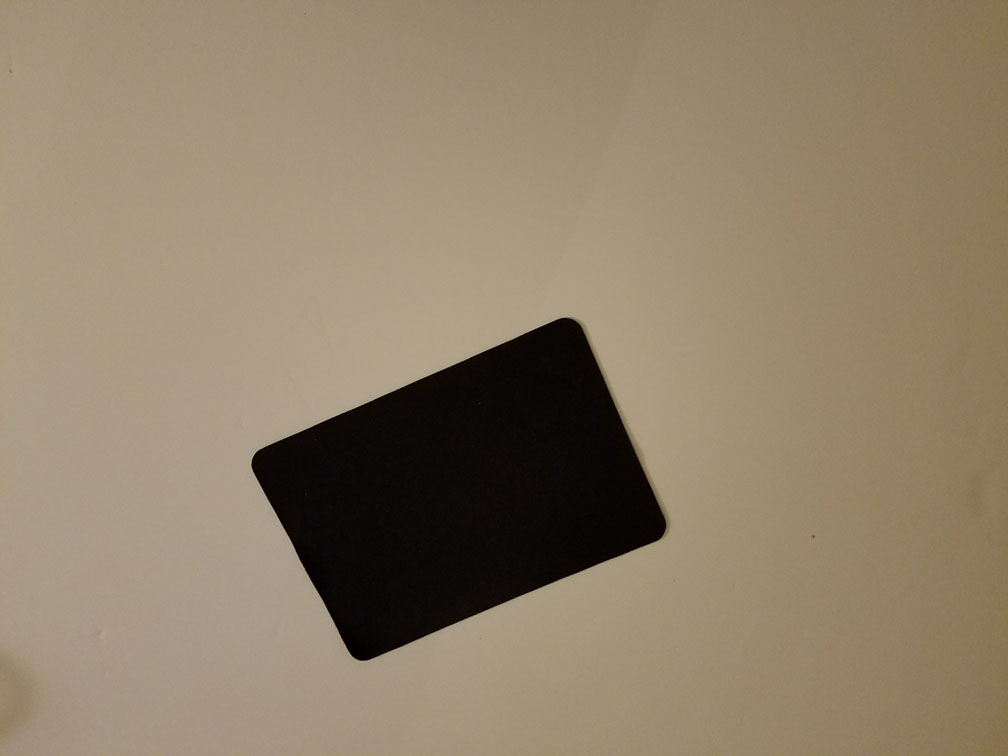
//> input picture loadImage/Image1.jpg, 1008 x 756 px
$ ./loadImage   (built with g++ and OpenCV 4)
//> lines starting //> are read from the running program, lines starting //| are printed output that depends on the picture; after the words box and inside, x2 and y2 are one past the last pixel; in counts of white or black regions, pixels touching at a corner belong together
#include<opencv2/core.hpp>
#include<opencv2/imgcodecs.hpp>
#include<opencv2/highgui.hpp>
#include<opencv2/opencv.hpp>
#include<iostream>
#include<string>

using namespace cv;
using namespace std;

Mat convertToGrayScale(Mat mat);

/*  This function converst a RGB Mat object into a grayscale Mat.  */
Mat convertToGrayScale(Mat mat)
{
    int channels = mat.channels();

    int nRows = mat.rows;
    int nCols = mat.cols;

    Mat gmat = Mat(nRows, nCols, CV_8UC1);

    int i, j;
    for (i = 0; i < nRows; i++)
    {
	for (j = 0; j < nCols; j++)
	{
	    Vec3b pixel = mat.at<Vec3b>(i,j);
	    // Use formula of luminance
	    gmat.at<uchar>(i,j) = 0.3 * pixel[0] + 0.59 * pixel[1] + 0.11 * pixel[2];
	}
    }

    return gmat;
}

int main(int argc, char** argv)
{
    String imageName("Image1.jpg");  // file path
    if (argc > 1)
    {
	imageName = argv[1];
    }

    Mat image = imread(imageName, CV_LOAD_IMAGE_GRAYSCALE);    // read file
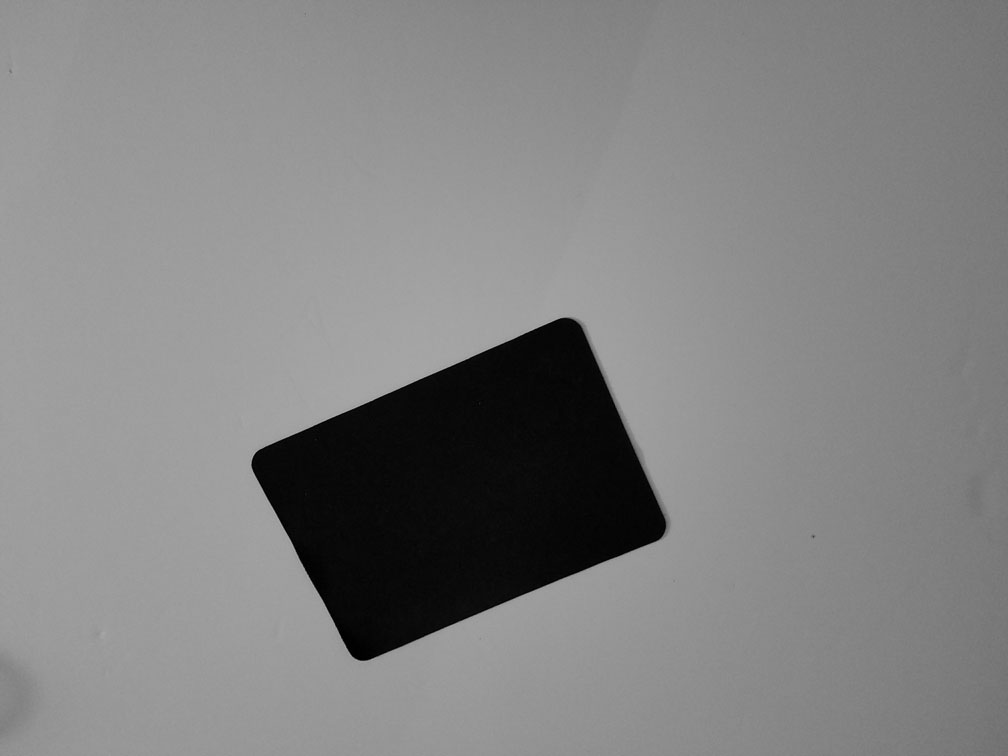
//> image: 756 rows x 1008 cols, CV_8UC1; min 0, max 179, mean 130.1

    if (image.empty())
    {
	cout << "Could not open or find the image" << std::endl;
	return -1;
    }

    Mat simage;
    cv::resize(image, simage, Size(), 0.05, 0.05);
//    imwrite("small2.jpg", simage);

    namedWindow("Display window", WINDOW_AUTOSIZE); // create window for display
    imshow("Display window", simage);	// show image inside window
    waitKey(0);

    cout << simage << endl;
//> (printed output is left out)

    Mat drawline = Mat(300, 300, CV_8UC1, 255.0);
    line(drawline, Point(0, 20), Point(100, 100), Scalar(0), 2, 8);
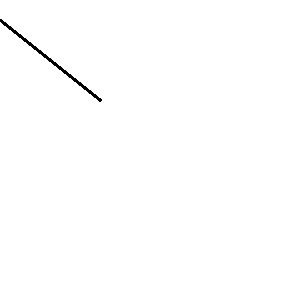
//> drawline: 300 rows x 300 cols, CV_8UC1; 99.6% white; black in thin lines or dots, all inside (x1, y1, x2, y2) = (0, 19, 102, 102)
    imshow("Display window", drawline);	// show image inside window
    waitKey(0);

    return 0;
}
